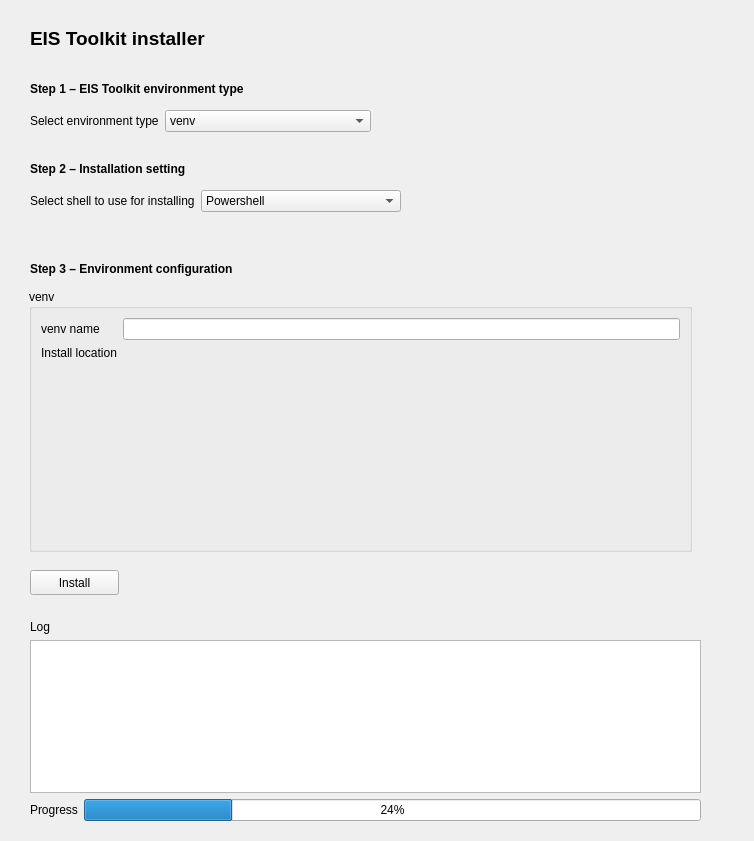
<?xml version="1.0" encoding="UTF-8"?>
<ui version="4.0">
 <class>Form</class>
 <widget class="QWidget" name="Form">
  <property name="geometry">
   <rect>
    <x>0</x>
    <y>0</y>
    <width>754</width>
    <height>841</height>
   </rect>
  </property>
  <property name="windowTitle">
   <string>Form</string>
  </property>
  <widget class="QLabel" name="label">
   <property name="geometry">
    <rect>
     <x>30</x>
     <y>30</y>
     <width>271</width>
     <height>17</height>
    </rect>
   </property>
   <property name="font">
    <font>
     <pointsize>14</pointsize>
     <weight>75</weight>
     <bold>true</bold>
    </font>
   </property>
   <property name="text">
    <string>EIS Toolkit installer</string>
   </property>
  </widget>
  <widget class="QLabel" name="label_7">
   <property name="geometry">
    <rect>
     <x>30</x>
     <y>80</y>
     <width>281</width>
     <height>17</height>
    </rect>
   </property>
   <property name="font">
    <font>
     <weight>75</weight>
     <bold>true</bold>
    </font>
   </property>
   <property name="text">
    <string>Step 1 – EIS Toolkit environment type</string>
   </property>
  </widget>
  <widget class="QLabel" name="label_9">
   <property name="geometry">
    <rect>
     <x>30</x>
     <y>260</y>
     <width>261</width>
     <height>17</height>
    </rect>
   </property>
   <property name="font">
    <font>
     <weight>75</weight>
     <bold>true</bold>
    </font>
   </property>
   <property name="text">
    <string>Step 3 – Environment configuration</string>
   </property>
  </widget>
  <widget class="QLabel" name="label_11">
   <property name="geometry">
    <rect>
     <x>30</x>
     <y>160</y>
     <width>281</width>
     <height>17</height>
    </rect>
   </property>
   <property name="font">
    <font>
     <weight>75</weight>
     <bold>true</bold>
    </font>
   </property>
   <property name="text">
    <string>Step 2 – Installation setting</string>
   </property>
  </widget>
  <widget class="QPushButton" name="pushButton">
   <property name="geometry">
    <rect>
     <x>30</x>
     <y>570</y>
     <width>89</width>
     <height>25</height>
    </rect>
   </property>
   <property name="text">
    <string>Install</string>
   </property>
  </widget>
  <widget class="QStackedWidget" name="stackedWidget">
   <property name="geometry">
    <rect>
     <x>20</x>
     <y>280</y>
     <width>681</width>
     <height>281</height>
    </rect>
   </property>
   <property name="currentIndex">
    <number>0</number>
   </property>
   <widget class="QWidget" name="page">
    <layout class="QVBoxLayout" name="verticalLayout_3">
     <item>
      <widget class="QGroupBox" name="groupBox">
       <property name="title">
        <string>venv</string>
       </property>
       <layout class="QFormLayout" name="formLayout">
        <item row="0" column="0">
         <widget class="QLabel" name="label_5">
          <property name="text">
           <string>venv name</string>
          </property>
         </widget>
        </item>
        <item row="0" column="1">
         <widget class="QLineEdit" name="lineEdit"/>
        </item>
        <item row="1" column="0">
         <widget class="QLabel" name="label_4">
          <property name="text">
           <string>Install location</string>
          </property>
         </widget>
        </item>
        <item row="1" column="1">
         <widget class="QgsFileWidget" name="mQgsFileWidget">
          <property name="storageMode">
           <enum>QgsFileWidget::GetDirectory</enum>
          </property>
         </widget>
        </item>
       </layout>
      </widget>
     </item>
    </layout>
   </widget>
   <widget class="QWidget" name="page_2">
    <layout class="QVBoxLayout" name="verticalLayout_4">
     <item>
      <widget class="QGroupBox" name="groupBox_2">
       <property name="title">
        <string>Conda</string>
       </property>
       <layout class="QFormLayout" name="formLayout_2">
        <item row="0" column="0">
         <widget class="QLabel" name="label_6">
          <property name="text">
           <string>Conda env name</string>
          </property>
         </widget>
        </item>
        <item row="0" column="1">
         <widget class="QLineEdit" name="lineEdit_2"/>
        </item>
       </layout>
      </widget>
     </item>
    </layout>
   </widget>
   <widget class="QWidget" name="page_3">
    <layout class="QVBoxLayout" name="verticalLayout_2">
     <item>
      <widget class="QGroupBox" name="groupBox_3">
       <property name="title">
        <string>Docker</string>
       </property>
       <layout class="QFormLayout" name="formLayout_3">
        <item row="0" column="0">
         <widget class="QLabel" name="label_8">
          <property name="text">
           <string>Docker exe</string>
          </property>
         </widget>
        </item>
        <item row="0" column="1">
         <widget class="QLineEdit" name="lineEdit_3"/>
        </item>
       </layout>
      </widget>
     </item>
    </layout>
   </widget>
  </widget>
  <widget class="QWidget" name="layoutWidget">
   <property name="geometry">
    <rect>
     <x>30</x>
     <y>110</y>
     <width>341</width>
     <height>27</height>
    </rect>
   </property>
   <layout class="QFormLayout" name="formLayout_4">
    <item row="0" column="0">
     <widget class="QLabel" name="label_2">
      <property name="text">
       <string>Select environment type</string>
      </property>
     </widget>
    </item>
    <item row="0" column="1">
     <widget class="QComboBox" name="comboBox">
      <item>
       <property name="text">
        <string>venv</string>
       </property>
      </item>
      <item>
       <property name="text">
        <string>Conda environment</string>
       </property>
      </item>
      <item>
       <property name="text">
        <string>Docker</string>
       </property>
      </item>
     </widget>
    </item>
   </layout>
  </widget>
  <widget class="QWidget" name="layoutWidget">
   <property name="geometry">
    <rect>
     <x>30</x>
     <y>190</y>
     <width>371</width>
     <height>27</height>
    </rect>
   </property>
   <layout class="QFormLayout" name="formLayout_5">
    <item row="0" column="0">
     <widget class="QLabel" name="label_10">
      <property name="text">
       <string>Select shell to use for installing</string>
      </property>
     </widget>
    </item>
    <item row="0" column="1">
     <widget class="QComboBox" name="comboBox_3">
      <item>
       <property name="text">
        <string>Powershell</string>
       </property>
      </item>
      <item>
       <property name="text">
        <string>CMD</string>
       </property>
      </item>
     </widget>
    </item>
   </layout>
  </widget>
  <widget class="QWidget" name="layoutWidget">
   <property name="geometry">
    <rect>
     <x>30</x>
     <y>620</y>
     <width>671</width>
     <height>201</height>
    </rect>
   </property>
   <layout class="QVBoxLayout" name="verticalLayout">
    <item>
     <widget class="QLabel" name="label_3">
      <property name="text">
       <string>Log</string>
      </property>
     </widget>
    </item>
    <item>
     <widget class="QTextBrowser" name="textBrowser"/>
    </item>
    <item>
     <layout class="QHBoxLayout" name="horizontalLayout">
      <item>
       <widget class="QLabel" name="label_12">
        <property name="text">
         <string>Progress</string>
        </property>
       </widget>
      </item>
      <item>
       <widget class="QProgressBar" name="progressBar">
        <property name="value">
         <number>24</number>
        </property>
       </widget>
      </item>
     </layout>
    </item>
   </layout>
  </widget>
 </widget>
 <customwidgets>
  <customwidget>
   <class>QgsFileWidget</class>
   <extends>QWidget</extends>
   <header>qgsfilewidget.h</header>
  </customwidget>
 </customwidgets>
 <resources/>
 <connections/>
</ui>
